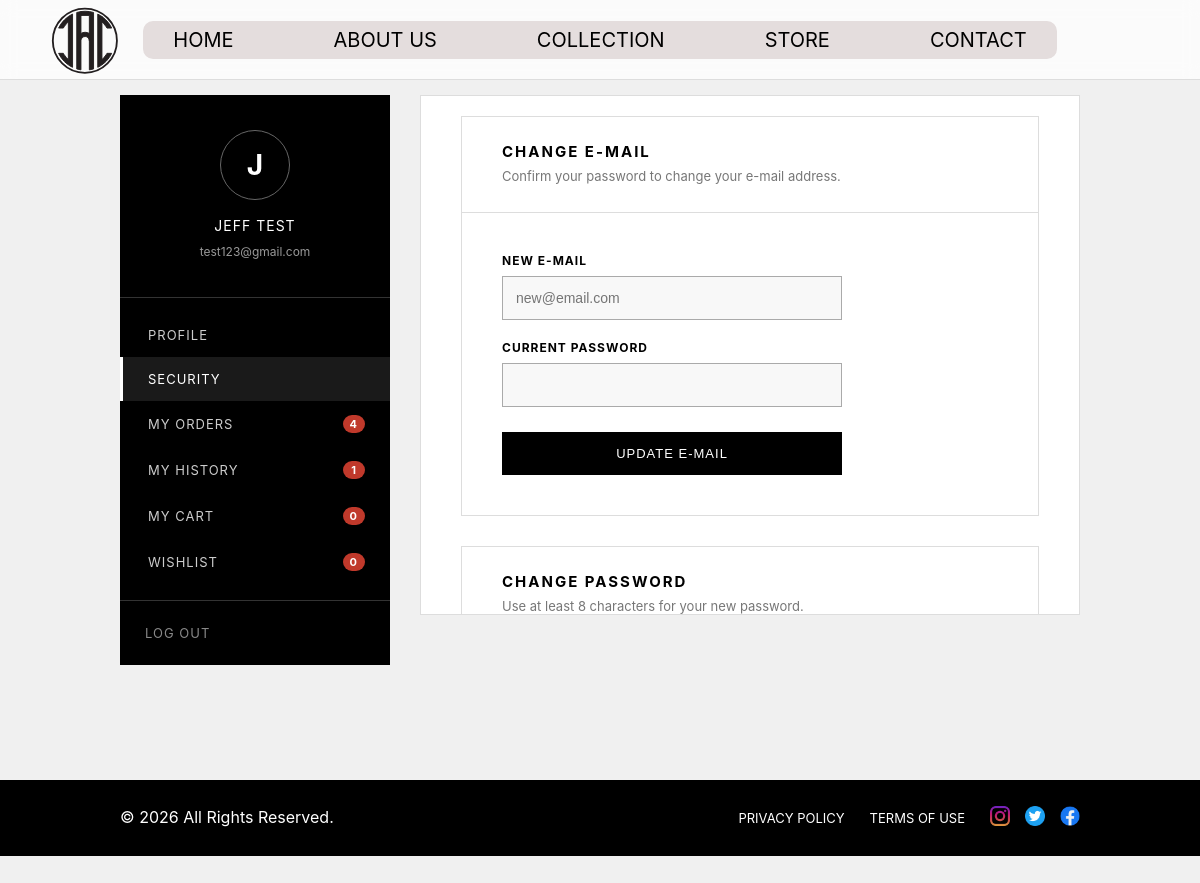
The app's page /user details/my account.php?tab=security (signed in) with its own data.
### tables this page shows
CREATE TABLE `users` (
  `id` int(11) NOT NULL,
  `first_name` varchar(100) NOT NULL,
  `last_name` varchar(100) NOT NULL,
  `email` varchar(255) NOT NULL,
  `password` varchar(255) NOT NULL,
  `phone` varchar(30) DEFAULT NULL,
  `address` varchar(255) DEFAULT NULL,
  `city` varchar(100) DEFAULT NULL,
  `province` varchar(100) DEFAULT NULL,
  `postal_code` varchar(20) DEFAULT NULL,
  `created_at` timestamp NOT NULL DEFAULT current_timestamp(),
  `last_login` datetime DEFAULT NULL
);

### user details/my account.php (the view, shortened to what this page needs)
<?php
require_once "../php/db.php";
 $user = null;
 $stats = ["orders" => 0, "history" => 0, "wishlist" => 0, "cart" => 0];
if (isset($_SESSION["user_id"])) {
    $user_id = (int) $_SESSION["user_id"];
    $stmt = $conn->prepare("
        SELECT id, first_name, last_name, email, phone,
               address, city, province, postal_code, created_at
        FROM users
        WHERE id = ?
        LIMIT 1
    ");
    if ($stmt) {
        $stmt->bind_param("i", $user_id);
        $stmt->execute();
        $user = $stmt->get_result()->fetch_assoc();
    }
    function count_rows($conn, $sql, $uid) {
        $s = $conn->prepare($sql);
        $s->bind_param("i", $uid);
        $s->execute();
        $r = $s->get_result()->fetch_assoc();
        return (int) $r["c"];
    }
    $stats["orders"]   = count_rows($conn, "SELECT COUNT(*) AS c FROM orders WHERE user_id = ? AND status NOT IN ('Cancelled', 'Delivered', 'Completed')", $user_id);
    $stats["history"]  = count_rows($conn, "SELECT COUNT(*) AS c FROM orders WHERE user_id = ? AND status IN ('Cancelled', 'Delivered', 'Completed')", $user_id);
    $stats["wishlist"] = count_rows($conn, "SELECT COUNT(*) AS c FROM wishlist WHERE user_id = ?", $user_id);
    $stats["cart"]     = count_rows($conn, "SELECT COUNT(*) AS c FROM cart_items INNER JOIN cart ON cart_items.cart_id = cart.id WHERE cart.user_id = ?", $user_id);
}
 $tab = $_GET["tab"] ?? "profile";
?>
<!DOCTYPE html>
<html lang="en">
<head>
    <link rel="stylesheet" href="../style.css">
    <link rel="stylesheet" href="../account.css">
</head>
<body>
<header>
    <a href="../index.php">
        <img src="../Images/Final LOGO.svg" alt="JAC Logo" class="logo">
    </a>
    <nav>
        <a href="../index.php#home">HOME</a>
        <a href="../index.php#about">ABOUT US</a>
        <a href="../index.php#collections">COLLECTION</a>
        <a href="../store.php">STORE</a>
        <a href="../index.php#contact">CONTACT</a>
    </nav>
</header>
<section class="account-page">
    <div class="account-layout">
        <aside class="account-sidebar">
            <div class="sidebar-user">
                <div class="sidebar-avatar">
                    <?php echo $user ? strtoupper(substr($user["first_name"] ?? "J", 0, 1)) : "👤"; ?>
                </div>
                <p class="sidebar-name">
                    <?php echo $user
                        ? strtoupper(htmlspecialchars(($user["first_name"] ?? "") . " " . ($user["last_name"] ?? "")))
                        : "GUEST"; ?>
                </p>
                <p class="sidebar-email">
                    <?php echo $user ? htmlspecialchars($user["email"] ?? "") : "Not logged in"; ?>
                </p>
            </div>
            <nav class="sidebar-nav">
                <a href="my%20account.php?tab=profile" class="<?php echo ($user && $tab === "profile") ? "active" : ""; ?>">
                    PROFILE
                </a>
                <a href="my%20account.php?tab=security" class="<?php echo ($user && $tab === "security") ? "active" : ""; ?>">
                    SECURITY
                </a>
                <a href="my%20order.php">
                    MY ORDERS <?php if ($user): ?><span class="sidebar-count"><?php echo $stats["orders"]; ?></span><?php endif; ?>
                </a>
                <a href="my%20order.php?view=history">
                    MY HISTORY <?php if ($user): ?><span class="sidebar-count"><?php echo $stats["history"]; ?></span><?php endif; ?>
                </a>
                <a href="my%20cart.php">
                    MY CART <?php if ($user): ?><span class="sidebar-count"><?php echo $stats["cart"]; ?></span><?php endif; ?>
                </a>
                <a href="wishlist.php">
                    WISHLIST <?php if ($user): ?><span class="sidebar-count"><?php echo $stats["wishlist"]; ?></span><?php endif; ?>
                </a>
            </nav>
            <div class="sidebar-logout">
                <?php if ($user): ?>
                    <a href="../logout.php">LOG OUT</a>
                <?php else: ?>
                    <a href="../login.php">LOG IN</a>
                <?php endif; ?>
            </div>
        </aside>
        <div class="account-content">
            <?php if ($user): ?>
                <?php if ($tab === "profile"): ?>
                    <div class="account-stats">
                        <div class="account-stat">
                            <strong><?php echo $stats["orders"]; ?></strong>
                            <span>ORDERS</span>
                        </div>
                        <div class="account-stat">
                            <strong><?php echo $stats["history"]; ?></strong>
                            <span>HISTORY</span>
                        </div>
                        <div class="account-stat">
                            <strong><?php echo $stats["wishlist"]; ?></strong>
                            <span>WISHLIST</span>
                        </div>
                        <div class="account-stat">
                            <strong><?php echo $stats["cart"]; ?></strong>
                            <span>IN CART</span>
                        </div>
                    </div>
                    <div class="account-section-card">
                        <div class="account-section-head">
                            <h3>PERSONAL INFORMATION</h3>
                            <p>Keep your details up to date for a smooth checkout.</p>
                        </div>
                        <form action="../php/update_profile.php" method="POST" class="account-form">
                            <div class="account-field">
                                <label for="first_name">FIRST NAME</label>
                                <input type="text" id="first_name" name="first_name"
                                    value="<?= htmlspecialchars($user["first_name"] ?? ""); ?>" required>
                            </div>
                            <div class="account-field">
                                <label for="last_name">LAST NAME</label>
                                <input type="text" id="last_name" name="last_name"
                                    value="<?= htmlspecialchars($user["last_name"] ?? ""); ?>" required>
                            </div>
                            <div class="account-field">
                                <label for="email">E-MAIL</label>
                                <input type="email" id="email"
                                    value="<?= htmlspecialchars($user["email"] ?? ""); ?>" readonly>
                            </div>
                            <div class="account-field">
                                <label for="phone">PHONE</label>
                                <input type="text" id="phone" name="phone"
                                    value="<?= htmlspecialchars($user["phone"] ?? ""); ?>" required>
                            </div>
                            <div class="account-field account-field-full">
                                <label for="address">ADDRESS</label>
                                <input type="text" id="address" name="address"
                                    value="<?= htmlspecialchars($user["address"] ?? ""); ?>" required>
                            </div>
                            <div class="account-field">
                                <label for="city">CITY</label>
                                <input type="text" id="city" name="city"
                                    value="<?= htmlspecialchars($user["city"] ?? ""); ?>" required>
                            </div>
                            <div class="account-field">
                                <label for="province">PROVINCE</label>
                                <input type="text" id="province" name="province"
                                    value="<?= htmlspecialchars($user["province"] ?? ""); ?>" required>
                            </div>
                            <div class="account-field">
                                <label for="postal_code">POSTAL CODE</label>
                                <input type="text" id="postal_code" name="postal_code"
                                    value="<?= htmlspecialchars($user["postal_code"] ?? ""); ?>" required>
                            </div>
                            <button type="submit" class="save-account-button">SAVE CHANGES</button>
                        </form>
                    </div>
                <?php else: ?>
                    <div class="account-section-card security-card">
                        <div class="account-section-head">
                            <h3>CHANGE E-MAIL</h3>
                            <p>Confirm your password to change your e-mail address.</p>
                        </div>
                        <form action="../php/update_email.php" method="POST" class="account-form-plain">
                            <div class="account-field">
                                <label for="new_email">NEW E-MAIL</label>
                                <input type="email" id="new_email" name="new_email"
                                    placeholder="new@email.com" required>
                            </div>
                            <div class="account-field">
                                <label for="email_pass">CURRENT PASSWORD</label>
                                <input type="password" id="email_pass" name="password"
                                    autocomplete="current-password" required>
                            </div>
                            <button type="submit" class="save-account-button">UPDATE E-MAIL</button>
                        </form>
                    </div>
                    <div class="account-section-card security-card" style="margin-top: 30px;">
                        <div class="account-section-head">
                            <h3>CHANGE PASSWORD</h3>
                            <p>Use at least 8 characters for your new password.</p>
                        </div>
                    </div>
                <?php endif; ?>
            <?php endif; ?>
        </div>
    </div>
</section>
<footer>
    <div class="footer-bottom">
        <p>© 2026 All Rights Reserved.</p>
        <div class="footer-right">
            <a href="../legal/privacy.html">PRIVACY POLICY</a>
            <a href="../legal/terms.html">TERMS OF USE</a>
            <div class="footer-social">
                <a href="#"><img src="../images/instagram.png" alt="Instagram"></a>
                <a href="#"><img src="../images/twitter.png" alt="Twitter"></a>
                <a href="#"><img src="../images/facebook.png" alt="Facebook"></a>
            </div>
        </div>
    </div>
</footer>
</body>
</html>

### style.css (style rules this page uses)
html { scroll-behavior: smooth; }
body { font-family: Bakerville, Inter; background-color: rgb(240, 240, 240); color: black; }
header { height: 80px; display: flex; justify-content: center; align-items: center; padding: 0 50px; border-bottom: 1px solid #ddd; position: sticky; top: 0; z-index: 1000; background-color: rgba(255, 255, 255, 0.75); backdrop-filter: blur(8px); }
nav { display: flex; gap: 100px; padding: 7px 30px; background-color: #e4dddd; border-radius: 10px; }
nav a { position: relative; color: black; text-decoration: none; font-size: 20px; }
nav a::after { content: ''; position: absolute; left: 0; bottom: -5px; width: 0; height: 2px; background-color: black; transition: width 0.3s ease; }
.logo { position: absolute; left: 30px; top: -50px; width: 110px; height: auto; }
section { padding: 80px 10%; }
p { line-height: 1.6; margin-bottom: 15px; }
button { padding: 14px 28px; background-color: black; color: white; border: none; cursor: pointer; font-size: 12px; letter-spacing: 1px; }
footer { padding: 25px 10%; background-color: black; color: white; }
.footer-bottom { display: flex; align-items: center; justify-content: space-between; }
.footer-bottom p { margin: 0; }
.footer-right { display: flex; align-items: center; gap: 25px; }
.footer-right a { color: white; text-decoration: none; font-size: 13px; }
.footer-social { display: flex; align-items: center; gap: 15px; }
.footer-social img { width: 20px; height: 20px; object-fit: contain; }
.account-page, .orders-page, .cart-page, .wishlist-page { min-height: 700px; padding: 80px 10%; background-color: rgb(240, 240, 240); }
.account-content { padding: 40px; background-color: white; border: 1px solid #ddd; }
.account-field { display: flex; flex-direction: column; gap: 8px; }
.account-field label { font-size: 12px; letter-spacing: 1px; font-weight: bold; }
.account-field input { padding: 13px; background-color: #f8f8f8; border: 1px solid #aaa; font-size: 14px; }
.save-account-button { grid-column: 1 / -1; width: 100%; margin-top: 10px; padding: 14px; background-color: black; color: white; border: none; font-size: 13px; letter-spacing: 1px; cursor: pointer; }

### records on screen
users: first_name "J", first_name+last_name "JEFF TEST", email "test123@gmail.com"

### other values on screen
$stats["orders"] "4"
$stats["history"] "1"
$stats["cart"] "0"
$stats["wishlist"] "0"
